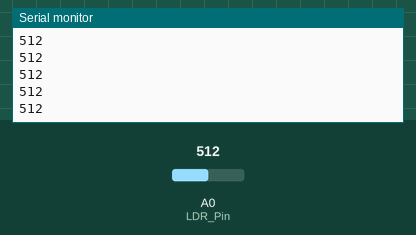
Simulated run of this sketch. Board: Arduino Uno, built with avr-gcc and run on an emulated ATmega328P. Shown: the last lines printed to the serial monitor. The inputs (shaded band) are chosen by the test bench; at power-on: A0 (LDR_Pin) = 512.

Above: at 1.2 s.
1.3 s: A0 (LDR_Pin) set to 716
At 1.68 s:
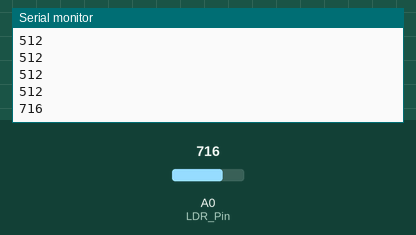
2.8 s: A0 (LDR_Pin) set to 900
At 2.93 s:
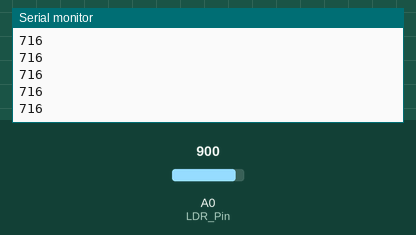
Timing chart, 0 to 5.8 s (numbered marks = the images above; inputs shaded):
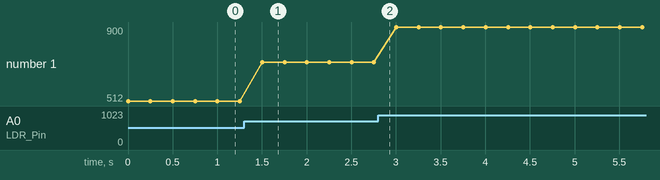

The sketch:

IsikSensoru.ino
```cpp
int LDR_Pin = A0; //analog pin 0

void setup(){
  Serial.begin(9600);
}

void loop(){
  int LDR_degeri = analogRead(LDR_Pin); // Analog pinden veri okuyoruz
  Serial.println(LDR_degeri); // Seri monitöre yazdırıyoruz
  delay(250); // Serial monitör çok hızlı akmasın diye bir süre bekletiyoruz
}
```

Measured:
- after the input at 1.3 s, the serial monitor: prints a new line after 0.20 s (image 1)
- plotted number 1: 512 → 716 after the input at 1.3 s, 716 → 900 after the input at 2.8 s
